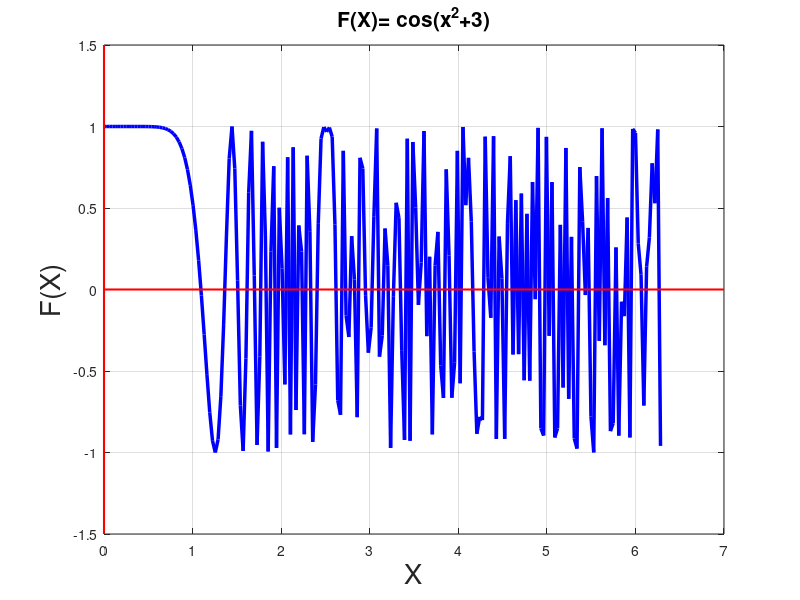

This chart was generated by the following MATLAB code:
%Octave Script
%title               :Funciones trascendentes: Trigonometricas, Logaritmicas y Exponenciales
%Description         :identificar el dominio, rango y tipo de funcion
%Author:             :Angel Jesus Santiago Hernandez
%Date                :2021/11/25
%Version             :12
%Usage               :octave>cd/path/AXIOMAS
%Notes:              :Requiere aplicacion octave,usar su linea de comandos
%                    :https://octaveintro.readthedocs.io/en/latest/index.html


clear 
x=[0:pi/100:2*pi];
fx=cos(x.^(2+3));
plot(x,fx,'b','linewidth',2.5);
hold on;
grid on;
plot([0 7],[0 0],'r-',"linewidth",1.5,"markersize",8);
plot([0 0],[-1.5 1.5],'r-',"linewidth",1.5,"markersize",8);
hold off;
title("F(X)= cos(x^2+3)",'FontSize',15);
xlabel("X",'FontSize',20);
ylabel("F(X)",'FontSize',20);
disp('FUNCIOM SUPRAYECTIVA')